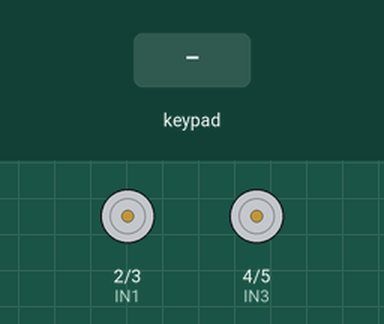
This sketch was run on a simulated Arduino Uno, built with avr-gcc and run on an emulated ATmega328P. Shown: motor-driver pin pairs drawn as motors (green arrow = first pin HIGH = forward, orange = second pin HIGH = backward, longer = more drive). The test bench sets the inputs (shaded band).

Above: at 1.2 s.
1.3 s: key 'U' pressed
At 1.5 s:
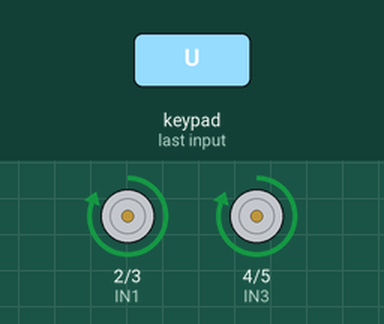
3.2 s: key 'D' pressed
At 3.4 s:
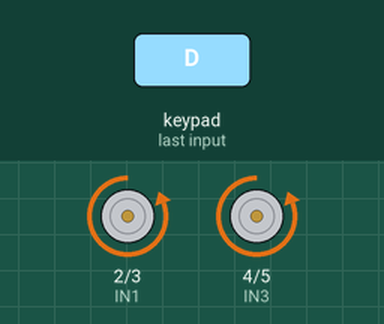
5.1 s: key 'L' pressed
At 5.3 s:
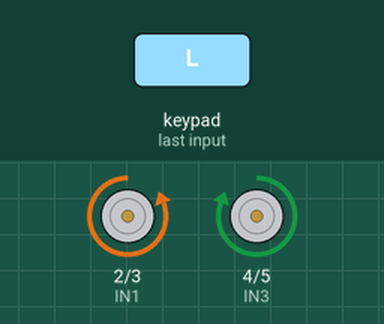
7.0 s: key 'R' pressed
At 7.2 s:
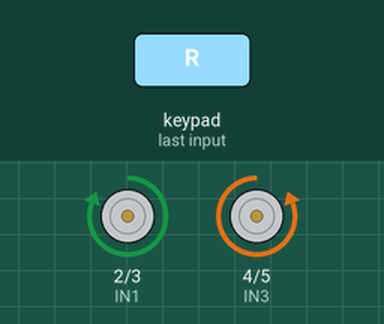
Timing chart, 0 to 9.9 s (numbered marks = the images above; inputs shaded):
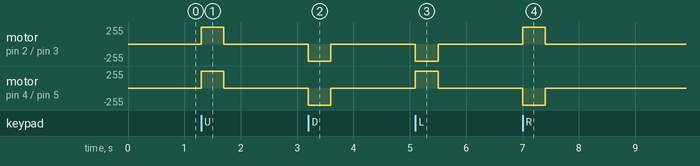

The sketch:

basicGamePadRobotControl.ino
```cpp
// Robot controlado por Bluetooth usando Dabble y un módulo L298N
// por A. Méndez (mendez@tec.mx)
// configuración inicial para controlar un robot con Dabble y un módulo Bluetooth
// es necesario tener la librería Dabble instalada en el IDE de Arduino
// para hacer esto, ve a Sketch -> Incluir Librería -> Administrar Bibliotecas
// y busca "Dabble" para instalarla. Haz lo mismo con "SoftwareSerial" si no la tienes ya instalada.
#define CUSTOM_SETTINGS
#define INCLUDE_GAMEPAD_MODULE
// incluimos la librería SoftwareSerial para la comunicación Bluetooth.
// si la línea marca un error, asegúrate de tener instalada la librería SoftwareSerial correctamente.
#include <SoftwareSerial.h>
// incluimos la librería Dabble para usar sus funciones.
// si la línea marca un error, asegúrate de tener instalada la librería Dabble correctamente.
#include <Dabble.h>

// aquí se definen los pines de los motores
// en el L298N IN1 e IN2 controlan el motor izquierdo
// IN3 e IN4 controlan el motor derecho
// vamos a usar los pines 2, 3, 4 y 5 del Arduino
// y los IN1, IN2, IN3 e IN4 respectivamente en el L298N (asegúrate de conectar los pines correctamente)
// del Arduino al L298N, el pin 2 va a IN1, el pin 3 a IN2, el pin 4 a IN3 y el pin 5 a IN4
#define IN1 2
#define IN2 3
#define IN3 4
#define IN4 5

// esta es la función de configuración inicial se ejecuta una vez al iniciar el programa o cuando el Arduino se reinicia
void setup() {
  // configura la velocidad de transmisión Bluetooth.
  //Dabble usa 9600 por defecto. asigna los pines 7 y 8 para la comunicación SoftwareSerial.
  //Esto es necesario, pues si se usaran el 0 y 1, sería necesario desconectar el módulo Bluetooth cada vez que se quiera subir
  //un nuevo programa al Arduino.
  Dabble.begin(9600, 7, 8);
  pinMode(IN1, OUTPUT); // configura los pines de los motores como salidas
  pinMode(IN2, OUTPUT); // configura los pines de los motores como salidas
  pinMode(IN3, OUTPUT); // configura los pines de los motores como salidas
  pinMode(IN4, OUTPUT); // configura los pines de los motores como salidas
}

// después de haner ejecutado la función setup(), la función loop() se ejecuta una y otra vez de manera infinita
// o hasta que el Arduino se apague, se reinicie, se cargue un nuevo programa, se quede sin energía,
// sea desconectado, sea destruído o el universo colapse. XD
void loop() {
  Dabble.processInput(); // procesa la entrada de Dabble (necesario para que Dabble funcione correctamente)

  // controla el robot según la entrada del GamePad
  if (GamePad.isUpPressed()) forward(); // si se presiona el botón de arriba, avanza hacia adelante llamando a la función forward()
  else if (GamePad.isDownPressed()) backward(); // si se presiona el botón de abajo, retrocede llamando a la función backward()
  else if (GamePad.isLeftPressed()) left(); // si se presiona el botón de la izquierda, gira a la izquierda llamando a la función left()
  else if (GamePad.isRightPressed()) right(); // si se presiona el botón de la derecha, gira a la derecha llamando a la función right()
  else stopMotors(); // si no se presiona ningún botón, detiene los motores llamando a la función stopMotors()
}

// El módulo L298N usa cuatro pines para controlar dos motores de corriente continua (DC).
// cada motor tiene dos pines de control (IN1 e IN2 para el motor izquierdo, IN3 e IN4 para el motor derecho).
// dependiendo de cómo se configuren estos pines (HIGH o LOW), los motores giran en diferentes direcciones o se detienen.
// Si ambos pines de un motor están en LOW, el motor se detiene.
// Si ambos pines de un motor están en HIGH, el motor también se detiene (frenado).
// Si el primer pin está en HIGH y el segundo en LOW, el motor gira en una dirección.
// Si el primer pin está en LOW y el segundo en HIGH, el motor gira en la dirección opuesta.
// Si algún motor gira en dirección opuesta a lo que esperas, intercambia la conexión entre
// los pines IN1 e IN2 o IN3 e IN4 en el L298N para corregir la dirección.
// asegúrate que el jumper de ENA y ENB en el L298N esté colocado para habilitar los motores.
// también asegúrate que el jumper de alimentación del L298N esté colocado si estás alimentando el L298N directo de la batería.
// esto hará que el L298N funcione correctamente y proporcionará suficiente corriente a los motores, evitando que el Arduino se reinicie debido a una caída de voltaje.
// también podrás disponer de 5V de la terminal 3 de salida del L298N para alimentar el Arduino.

// a continuación se definen las funciones para controlar el movimiento del robot.

// función para mover el robot hacia adelante
// funciona activando los pines IN1 e IN3 y desactivando IN2 e IN4
// lo que hace que ambos motores giren hacia adelante
void forward() {
  digitalWrite(IN1, HIGH);
  digitalWrite(IN2, LOW);
  digitalWrite(IN3, HIGH);
  digitalWrite(IN4, LOW);
}

// funcion para mover el robot hacia atrás
// funciona activando los pines IN2 e IN4 y desactivando IN1 e IN3
// lo que hace que ambos motores giren hacia atrás
void backward() {
  digitalWrite(IN1, LOW);
  digitalWrite(IN2, HIGH);
  digitalWrite(IN3, LOW);
  digitalWrite(IN4, HIGH);
}

// función para girar el robot a la izquierda
// funciona activando IN2 e IN3 y desactivando IN1 e IN4
// lo que hace que el motor izquierdo gire hacia atrás y el motor derecho gire hacia adelante
void left() {
  digitalWrite(IN1, LOW);
  digitalWrite(IN2, HIGH);
  digitalWrite(IN3, HIGH);
  digitalWrite(IN4, LOW);
}

// función para girar el robot a la derecha
// funciona activando IN1 e IN4 y desactivando IN2 e IN3
// lo que hace que el motor izquierdo gire hacia adelante y el motor derecho gire hacia atrás
void right() {
  digitalWrite(IN1, HIGH);
  digitalWrite(IN2, LOW);
  digitalWrite(IN3, LOW);
  digitalWrite(IN4, HIGH);
}

// función para detener ambos motores
// funciona desactivando todos los pines IN1, IN2, IN3 e IN4
// lo que hace que ambos motores se detengan
// también puedes activar ambos pines (HIGH) de un motor (por ejemplo, IN1 e IN2) para frenar el motor rápidamente
// digamos que si ambos son LOW, el motor se detiene de manera pasiva (rueda libre)
// y si ambos son HIGH, el motor se detiene de manera activa (frenado activo)
void stopMotors() {
  digitalWrite(IN1, LOW);
  digitalWrite(IN2, LOW);
  digitalWrite(IN3, LOW);
  digitalWrite(IN4, LOW);
}

// el módulo L298N puede recibir señales PWM en los pines ENA y ENB para controlar la velocidad de los motores
// pero en este ejemplo simple no se está utilizando esa funcionalidad
// para controlar la velocidad, tendrías que conectar los pines ENA y ENB a pines PWM del Arduino
// El Arduino UNO tiene pines PWM en los pines 3, 5, 6, 9, 10 y 11, puedes identificarlos por el símbolo "~" al lado del número del pin
// la señal PWM permite variar la velocidad del motor ajustando el ciclo de trabajo (duty cycle) de la señal
// pero para mantener este ejemplo simple, solo estamos usando señales digitales HIGH y LOW para controlar el movimiento básico del robot
// si deseas explorar el control de velocidad, puedes investigar sobre la función analogWrite() en Arduino y cómo usarla con el L298N.
// en la librería Dabble, también puedes usar el joystick del GamePad para controlar la velocidad de los motores.
// puedes buscar en la documentación de Dabble cómo obtener los valores del joystick y mapearlos a señales PWM para controlar la velocidad de los motores..
// esto puede ser un buen ejercicio para mejorar tus habilidades de programación y control de hardware con Arduino y Dabble.
// también puedes experimentar con diferentes configuraciones y mejoras en el código para adaptar el robot a tus necesidades específicas.
// ¡diviértete programando y construyendo tu robot controlado por Bluetooth con Dabble y Arduino!
// :)    /A. Méndez
```

Measured:
- after the input at 1.3 s, motor on pin 2 (IN1) / pin 3 (IN2), motor on pin 4 (IN3) / pin 5 (IN4): stopped → forward 255/255 at once, → stopped 0.40 s later
- after the input at 3.2 s, motor on pin 2 (IN1) / pin 3 (IN2), motor on pin 4 (IN3) / pin 5 (IN4): stopped → backward 255/255 at once, → stopped 0.40 s later
- after the input at 5.1 s, motor on pin 2 (IN1) / pin 3 (IN2): stopped → backward 255/255 at once, → stopped 0.40 s later; motor on pin 4 (IN3) / pin 5 (IN4): stopped → forward 255/255 at once, → stopped 0.40 s later
- after the input at 7.0 s, motor on pin 2 (IN1) / pin 3 (IN2): stopped → forward 255/255 at once, → stopped 0.40 s later; motor on pin 4 (IN3) / pin 5 (IN4): stopped → backward 255/255 at once, → stopped 0.40 s later
